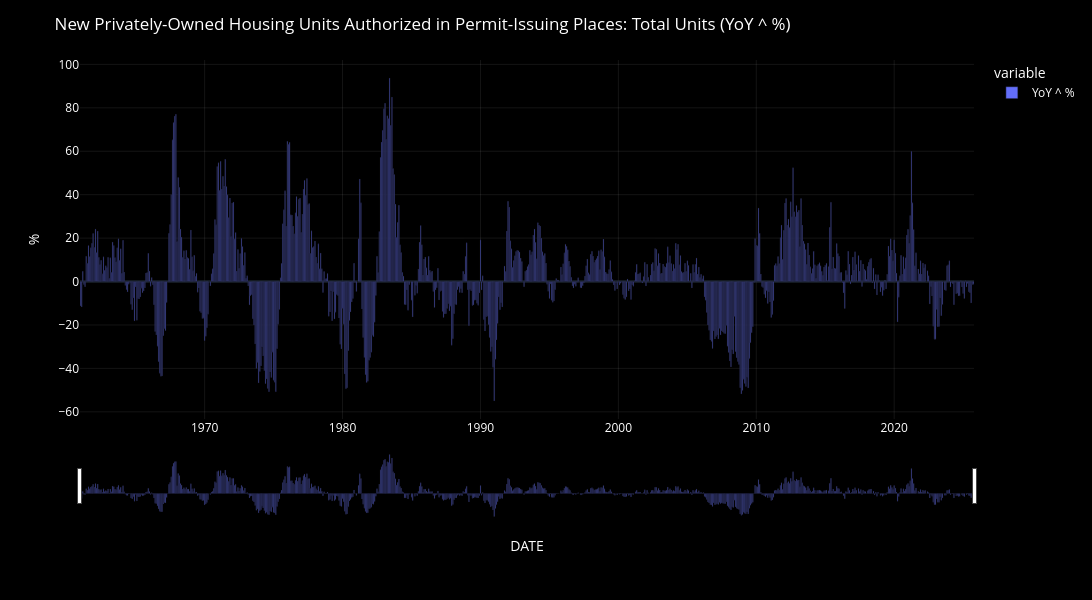

The cell this chart's notebook holds for it:
### Markdown cell above
- **% change**

### Code cell
fig = plot_df_chart(
    df[[COL]],
    chart_title = DICT[INDICATOR]["title"] + f' ({COL})',
    chart_type = "bar",
    yaxis_title = "%",
)

### Figure 1 — Plotly figure (JSON) as saved in the notebook; plotly's stock layout.template omitted (floating-point values rounded to 4 significant figures; data arrays with more than 128 entries replaced by an {"elided": "..."} marker saying what was removed)
{"data": [{"hovertemplate": "<b>%{fullData.name}</b><br>%{y:.2f}<extra></extra>", "legendgroup": "YoY ^ %", "marker": {"color": "#636efa", "pattern": {"shape": ""}}, "name": "YoY ^ %", "orientation": "v", "showlegend": true, "textposition": "auto", "type": "bar", "x": {"elided": "778 str values"}, "xaxis": "x", "y": {"elided": "778 float values"}, "yaxis": "y"}], "layout": {"barmode": "relative", "dragmode": "zoom", "font": {"color": "white", "size": 12}, "height": 600, "legend": {"bgcolor": "rgba(0,0,0,0)", "itemclick": "toggle", "itemdoubleclick": "toggleothers", "title": {"text": "variable"}, "tracegroupgap": 0}, "margin": {"t": 60}, "paper_bgcolor": "black", "plot_bgcolor": "black", "title": {"text": "New Privately-Owned Housing Units Authorized in Permit-Issuing Places: Total Units (YoY ^ %)"}, "width": 1300, "xaxis": {"anchor": "y", "domain": [0, 1], "gridcolor": "rgba(255,255,255,0.08)", "rangeslider": {"visible": true}, "showgrid": true, "title": {"text": "DATE"}}, "yaxis": {"anchor": "x", "domain": [0, 1], "fixedrange": false, "gridcolor": "rgba(255,255,255,0.08)", "showgrid": true, "title": {"text": "%"}}}}
